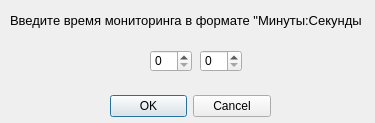
<?xml version="1.0" encoding="UTF-8"?>
<ui version="4.0">
 <class>Dialog</class>
 <widget class="QDialog" name="Dialog">
  <property name="geometry">
   <rect>
    <x>0</x>
    <y>0</y>
    <width>375</width>
    <height>123</height>
   </rect>
  </property>
  <property name="sizePolicy">
   <sizepolicy hsizetype="Fixed" vsizetype="Fixed">
    <horstretch>0</horstretch>
    <verstretch>0</verstretch>
   </sizepolicy>
  </property>
  <property name="windowTitle">
   <string>Dialog</string>
  </property>
  <widget class="QDialogButtonBox" name="buttonBox">
   <property name="geometry">
    <rect>
     <x>110</x>
     <y>90</y>
     <width>161</width>
     <height>32</height>
    </rect>
   </property>
   <property name="orientation">
    <enum>Qt::Horizontal</enum>
   </property>
   <property name="standardButtons">
    <set>QDialogButtonBox::Cancel|QDialogButtonBox::Ok</set>
   </property>
  </widget>
  <widget class="QLabel" name="label">
   <property name="geometry">
    <rect>
     <x>10</x>
     <y>10</y>
     <width>351</width>
     <height>21</height>
    </rect>
   </property>
   <property name="font">
    <font>
     <pointsize>10</pointsize>
    </font>
   </property>
   <property name="text">
    <string>Введите время мониторинга в формате &quot;Минуты:Секунды&quot;</string>
   </property>
  </widget>
  <widget class="QSpinBox" name="min_spinBox">
   <property name="geometry">
    <rect>
     <x>150</x>
     <y>50</y>
     <width>42</width>
     <height>22</height>
    </rect>
   </property>
  </widget>
  <widget class="QSpinBox" name="sec_spinBox">
   <property name="geometry">
    <rect>
     <x>200</x>
     <y>50</y>
     <width>42</width>
     <height>22</height>
    </rect>
   </property>
  </widget>
 </widget>
 <resources/>
 <connections>
  <connection>
   <sender>buttonBox</sender>
   <signal>accepted()</signal>
   <receiver>Dialog</receiver>
   <slot>accept()</slot>
   <hints>
    <hint type="sourcelabel">
     <x>248</x>
     <y>254</y>
    </hint>
    <hint type="destinationlabel">
     <x>157</x>
     <y>274</y>
    </hint>
   </hints>
  </connection>
  <connection>
   <sender>buttonBox</sender>
   <signal>rejected()</signal>
   <receiver>Dialog</receiver>
   <slot>reject()</slot>
   <hints>
    <hint type="sourcelabel">
     <x>316</x>
     <y>260</y>
    </hint>
    <hint type="destinationlabel">
     <x>286</x>
     <y>274</y>
    </hint>
   </hints>
  </connection>
 </connections>
</ui>
